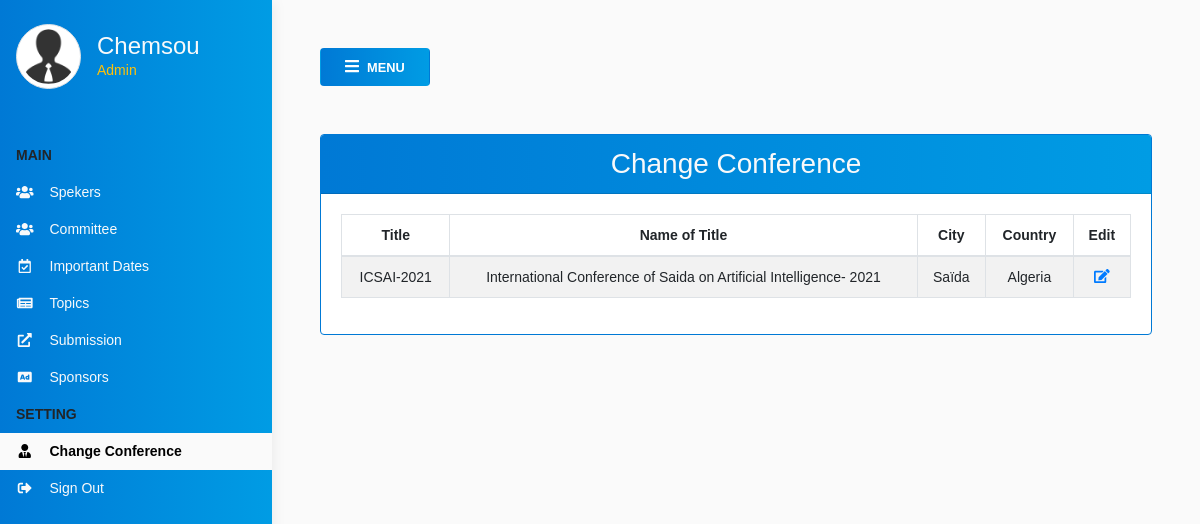
Screenshot of /Admin/ChangeConference.php (signed in) with the database file from the repository.
### tables this page shows
CREATE TABLE `General_Chairs`(
   ID_GC INT,
   Name VARCHAR(255) NOT NULL,
   University VARCHAR(255) NOT NULL,
   Country VARCHAR(255) NOT NULL,
   username VARCHAR(50) NOT NULL,
   pswd VARCHAR(50) NOT NULL,
   PRIMARY KEY(ID_GC)
);

CREATE TABLE `Conference`(
   ID_CNF INT,
   Nom_Cnf VARCHAR(400) NOT NULL,
   Titre VARCHAR(50) NOT NULL,
   Ville VARCHAR(50) NOT NULL,
   Country VARCHAR(50) NOT NULL,
   PRIMARY KEY(ID_CNF)
);

### Admin/ChangeConference.php (the view, shortened to what this page needs)
<?php include("includes/header.php"); ?>
<div class="page-content p-5" id="content">
  <button id="sidebarCollapse" type="button" class="btn rounded-pill shadow-sm px-4 mb-5"><i class="fa fa-bars mr-2"></i><small class="text-uppercase font-weight-bold">Menu</small></button>
<div class="row">
  <div class="col-md">
      <div class="card card-outline-secondary" style="border: 1.5px solid rgb(0,121,213);">
        <div class="card-header" style="background: linear-gradient(to right, rgb(0,121,213), rgb(0,156,228));">
            <h3 class="mb-0 text-center text-light">Change Conference</h3>
        </div>
        <div class="card-body">
          <table class="table table-responsive-md table-striped table-bordered">
            <thead>
                <tr>
                    <th scope="col">Title</th>
                    <th scope="col">Name of Title</th>
                    <th scope="col">City</th>
                    <th scope="col">Country</th>
                    <th scope="col">Edit</th>
                </tr>
            </thead>
            <tbody>
            <?php
              $sql="SELECT * FROM conference";
              $res=mysqli_query($conn,$sql);
              while( $row= mysqli_fetch_array($res) ) {
                echo "<tr>";
                echo "<td>".$row['Titre']."</td>";
                echo "<td>".$row['Nom_Cnf']."</td>";
                echo "<td>".$row['Ville']."</td>";
                echo "<td>".$row['Country']."</td>";
                echo "<td> <a href='#Edit_Cnf_".$row['ID_CNF']."'' class='btn-md' data-toggle='modal'><i class='fas fa-edit text-primary'></i></a> </td>";
                echo "</tr>";
              }
              ?>
            </tbody>
          </table>
      </div>
</div>
</div>
<?php include("includes/footer.php"); ?>

### Admin/includes/header.php (shortened to what this page needs)
<?php
    include "database.php";
?>
<!DOCTYPE html>
<html>
<head>
    <link rel="stylesheet" href="https://maxcdn.bootstrapcdn.com/bootstrap/4.0.0/css/bootstrap.min.css">
    <link rel="stylesheet" href="https://cdnjs.cloudflare.com/ajax/libs/font-awesome/5.14.0/css/all.min.css">
    <link rel="stylesheet" href="https://cdn.datatables.net/1.10.21/css/dataTables.bootstrap4.min.css">
    <link rel="stylesheet" href="https://cdnjs.cloudflare.com/ajax/libs/animate.css/4.0.0/animate.min.css"/>
    <link rel="stylesheet" href="css/Style.css">
</head>
<body>
<div class="vertical-nav " id="sidebar">
  <div class="py-4 px-3 mb-4">
    <div class="media d-flex align-items-center"><img src="images/Admin.png" alt="..." width="65" class="mr-3 rounded-circle img-thumbnail shadow-sm">
      <div class="media-body">
        <a href="." class="m-0 text-light">
            <?php
                $sql ="SELECT username FROM general_chairs where ID_GC = '".$_SESSION['ID_GC']."'";
                $result = mysqli_query($conn, $sql);
                while($row = mysqli_fetch_assoc($result)) {
                    echo "<h4 class='m-0'>" . $row["username"] ."</h4>";
                }
            ?>
        </a>
        <p class="font-weight-light text-warning mb-0">Admin</p>
      </div>
    </div>
  </div>
  <p class="font-weight-bold text-uppercase px-3 py-2 mb-0">Main</p>
  <ul class="nav flex-column mb-0">
    <li class="nav-item">
      <a href="." class="nav-link text-light">
      <i class="fas fa-users mr-3 fa-fw"></i>Spekers
        </a>
    </li>
    <li class="nav-item">
      <a href="Committee.php" class="nav-link text-light">
        <i class="fas fa-users mr-3 fa-fw"></i>Committee
      </a>
    </li>
    <li class="nav-item">
      <a href="ImportantDates.php" class="nav-link text-light">
          <i class="far fa-calendar-check mr-3 fa-fw"></i>Important Dates
        </a>
    </li>
    <li class="nav-item">
      <a href="Topics.php" class="nav-link text-light">
        <i class="fas fa-newspaper mr-3 fa-fw"></i>Topics
      </a>
    </li>
    <li class="nav-item">
      <a href="Submission.php" class="nav-link text-light">
        <i class="fas fa-external-link-alt mr-3 fa-fw"></i>Submission
      </a>
    </li>
    <li class="nav-item">
      <a href="Sponsors.php" class="nav-link text-light">
        <i class="fas fa-ad mr-3 fa-fw"></i>Sponsors
      </a>
    </li>
  </ul>
  <p class="font-weight-bold text-uppercase px-3 py-2 mb-0">Setting</p>
  <ul class="nav flex-column mb-0">
    <li class="nav-item">
      <a href="ChangeConference.php" class="nav-link text-light">
          <i class="fas fa-user-tie mr-3 fa-fw"></i>Change Conference
        </a>
    </li>
    <li class="nav-item">
      <a href="Logout.php" class="nav-link text-light">
          <i class="fas fa-sign-out-alt mr-3 fa-fw"></i>Sign Out
        </a>
    </li>
  </ul>
</div>

### Admin/css/Style.css (style rules this page uses)
body { font-family: "Poppins", Arial, sans-serif; font-size: 14px; font-weight: normal; background: #fafafa; }
a { text-decoration: none !important; }
.nav-link.active { font-weight: bold; color: #000 !important; background-color: #fafafa !important; }
.vertical-nav { min-width: 17rem; width: 17rem; min-height: 100vh; position: fixed; top: 0; left: 0; box-shadow: 3px 3px 10px rgba(128, 125, 125, 0.1); transition: all 0.4s; background: linear-gradient(to right, rgb(0,121,213), rgb(0,156,228)); background: -webkit-linear-gradient(to right, rgb(0,121,213), rgb(0,156,228)); }
.page-content { width: calc(100% - 17rem); margin-left: 17rem; transition: all 0.4s; }
.page-content #sidebarCollapse { color: #fff; background: linear-gradient(to right, rgb(0,121,213), rgb(0,156,228)); }
.page-content .card { border: 1.5px solid rgb(0,121,213); }
.page-content .card .card-header { background: linear-gradient(to right, rgb(0,121,213), rgb(0,156,228)); text-align: center; color: #fff; }
.page-content table { line-height: normal; }
.page-content th, td { text-align: center !important; }

### rows the page displays
general_chairs: username "Chemsou"
conference: Titre "ICSAI-2021", Nom_Cnf "International Conference of Saida on Artificial Intelligence- 2021", Ville "Saïda", Country "Algeria"
